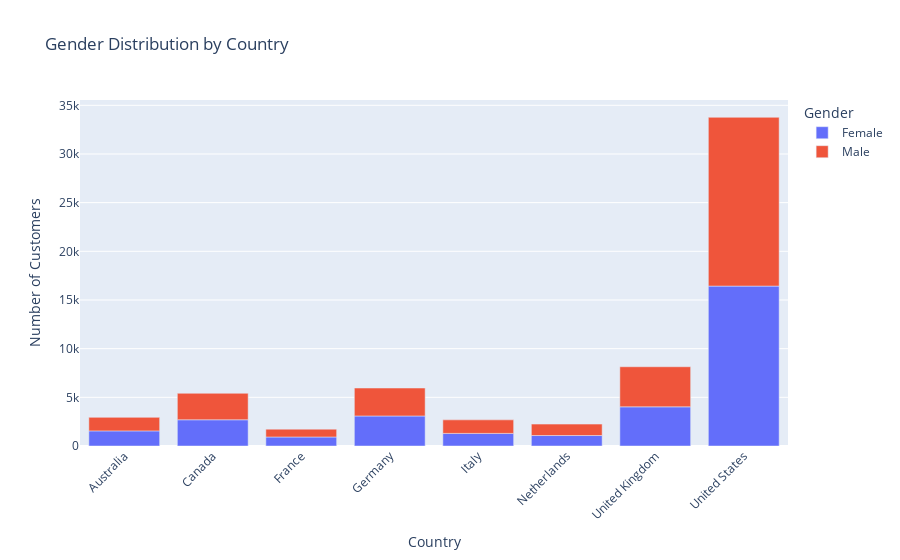

Notebook cell for this chart:
### Code cell
import plotly.express as px

# Count occurrences of each gender within each country
gender_counts = df_finalMerged.groupby(['Country_customer', 'Gender']).size().reset_index(name='Count')

# Plotting gender distribution within each country
fig = px.bar(gender_counts, x='Country_customer', y='Count', color='Gender',
             labels={'Country_customer': 'Country', 'Count': 'Number of Customers'},
             title='Gender Distribution by Country')

fig.update_layout(xaxis_title='Country',
                  yaxis_title='Number of Customers',
                  xaxis_tickangle=-45)

fig.show()

### Figure 1 — Plotly figure (JSON) as saved in the notebook; plotly's stock layout.template omitted (floating-point values rounded to 4 significant figures)
{"data": [{"alignmentgroup": "True", "hovertemplate": "Gender=Female<br>Country=%{x}<br>Number of Customers=%{y}<extra></extra>", "legendgroup": "Female", "marker": {"color": "#636efa", "pattern": {"shape": ""}}, "name": "Female", "offsetgroup": "Female", "orientation": "v", "showlegend": true, "textposition": "auto", "type": "bar", "x": ["Australia", "Canada", "France", "Germany", "Italy", "Netherlands", "United Kingdom", "United States"], "xaxis": "x", "y": [1553, 2695, 926, 3084, 1294, 1077, 4024, 16427], "yaxis": "y"}, {"alignmentgroup": "True", "hovertemplate": "Gender=Male<br>Country=%{x}<br>Number of Customers=%{y}<extra></extra>", "legendgroup": "Male", "marker": {"color": "#EF553B", "pattern": {"shape": ""}}, "name": "Male", "offsetgroup": "Male", "orientation": "v", "showlegend": true, "textposition": "auto", "type": "bar", "x": ["Australia", "Canada", "France", "Germany", "Italy", "Netherlands", "United Kingdom", "United States"], "xaxis": "x", "y": [1388, 2720, 804, 2872, 1391, 1173, 4116, 17340], "yaxis": "y"}], "layout": {"barmode": "relative", "legend": {"title": {"text": "Gender"}, "tracegroupgap": 0}, "title": {"text": "Gender Distribution by Country"}, "xaxis": {"anchor": "y", "domain": [0, 1], "tickangle": -45, "title": {"text": "Country"}}, "yaxis": {"anchor": "x", "domain": [0, 1], "title": {"text": "Number of Customers"}}}}
